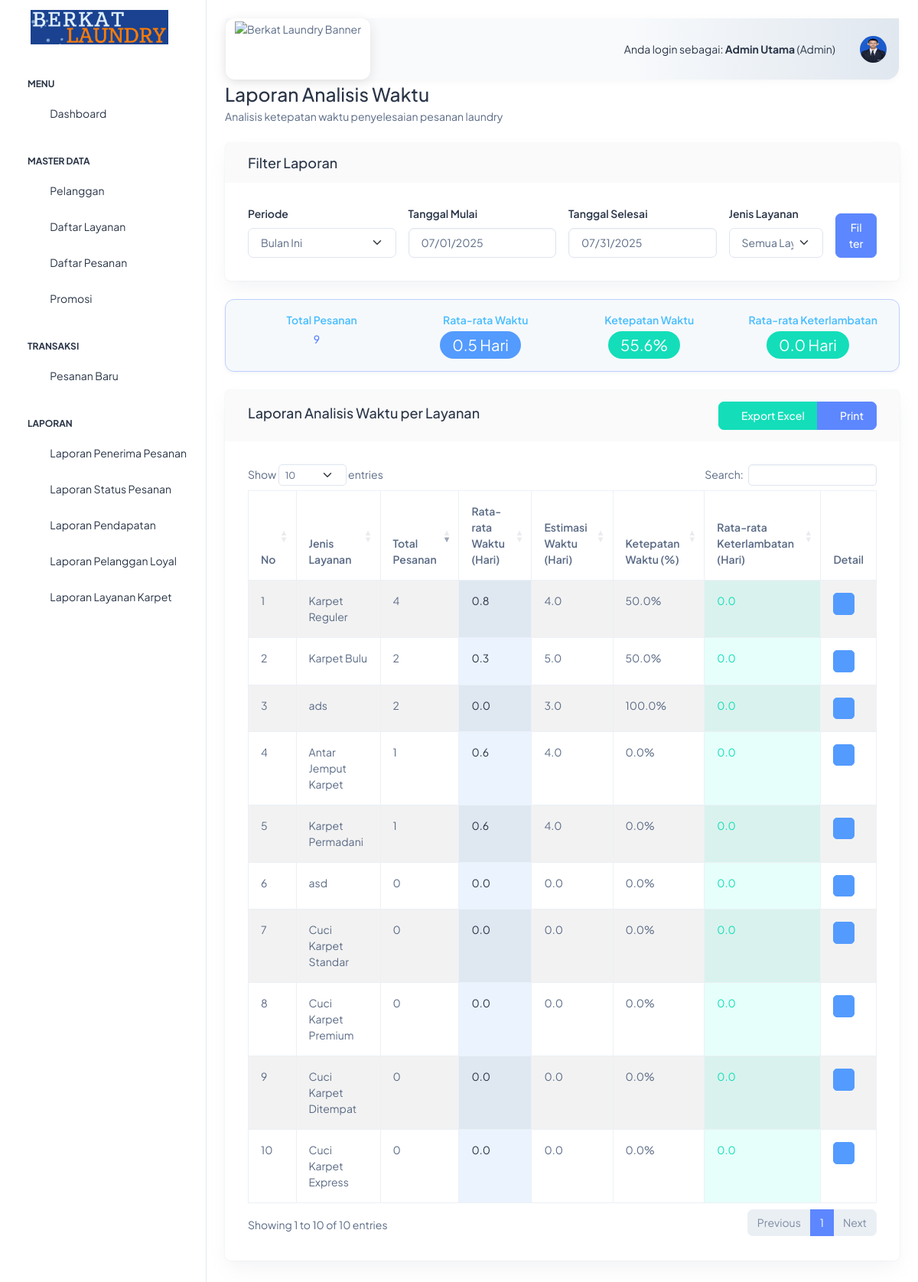
/index.php?page=laporan_analisis_waktu_read (signed in), run on the app's committed database.
### tables this page shows
CREATE TABLE `layanan` (
  `id_layanan` int(11) NOT NULL,
  `nama_layanan` varchar(255) NOT NULL,
  `deskripsi` text DEFAULT NULL,
  `harga_per_unit` decimal(10,2) NOT NULL,
  `satuan` varchar(50) NOT NULL,
  `estimasi_waktu_hari` int(11) DEFAULT NULL,
  `minimal_order_kuantitas` decimal(10,2) DEFAULT 0.00,
  `minimal_order_aktif` tinyint(1) NOT NULL DEFAULT 0,
  `created_at` timestamp NULL DEFAULT current_timestamp(),
  `updated_at` timestamp NULL DEFAULT current_timestamp() ON UPDATE current_timestamp()
);

### laporan/laporan_analisis_waktu.php (the view, shortened to what this page needs)
<?php
include "pengaturan/koneksi.php";
$start_date = isset($_GET['start_date']) ? $_GET['start_date'] : date('Y-m-01');
$end_date = isset($_GET['end_date']) ? $_GET['end_date'] : date('Y-m-d');
$jenis_layanan = isset($_GET['jenis_layanan']) ? $_GET['jenis_layanan'] : '';
?>
<link rel="stylesheet" href="https://cdn.datatables.net/1.13.6/css/dataTables.bootstrap5.min.css">
<div class="container-fluid mt-4">
    <div class="mb-4">
        <h3 class="mb-1">Laporan Analisis Waktu</h3>
        <div class="text-muted">Analisis ketepatan waktu penyelesaian pesanan laundry</div>
    </div>
    <div class="card mb-4">
        <div class="card-header">
            <h5 class="card-title mb-0"><i class="ti ti-filter-check"></i> Filter Laporan</h5>
        </div>
        <div class="card-body">
            <form method="GET" action="" class="row g-3 align-items-end" id="filterForm">
                <div class="col-md-3">
                    <label for="periode" class="form-label">Periode</label>
                    <select id="periode" name="periode" class="form-select">
                        <option value="bulan" <?= (!isset($_GET['periode']) || $_GET['periode']=='bulan')?'selected':''; ?>>Bulan Ini</option>
                    </select>
                </div>
                <div class="col-md-3">
                    <label for="start_date" class="form-label">Tanggal Mulai</label>
                    <input type="date" id="start_date" name="start_date" class="form-control" value="<?= htmlspecialchars($start_date) ?>" <?= (isset($_GET['periode']) && $_GET['periode']!='custom')?'readonly':''; ?> >
                </div>
                <div class="col-md-3">
                    <label for="end_date" class="form-label">Tanggal Selesai</label>
                    <input type="date" id="end_date" name="end_date" class="form-control" value="<?= htmlspecialchars($end_date) ?>" <?= (isset($_GET['periode']) && $_GET['periode']!='custom')?'readonly':''; ?> >
                </div>
                <div class="col-md-2">
                    <label for="jenis_layanan" class="form-label">Jenis Layanan</label>
                    <select id="jenis_layanan" name="jenis_layanan" class="form-select">
                        <option value="">Semua Layanan</option>
                    </select>
                </div>
                <div class="col-md-1 d-flex align-items-end">
                    <button type="submit" class="btn btn-primary w-100"><i class="ti ti-filter-check"></i> Filter</button>
                </div>
            </form>
        </div>
    </div>
    <div class="row mb-3">
        <?php
        $where = "WHERE p.tanggal_masuk BETWEEN '$start_date' AND '$end_date'";
        $query = "SELECT
                    COUNT(DISTINCT p.id_pesanan) as total_pesanan,
                    AVG(TIMESTAMPDIFF(HOUR, p.tanggal_masuk,
                        CASE
                            WHEN p.tanggal_selesai_aktual IS NOT NULL THEN p.tanggal_selesai_aktual
                            ELSE NOW()
                        END)) / 24 as rata_waktu_pengerjaan,
                    AVG(TIMESTAMPDIFF(HOUR, p.tanggal_masuk, p.tanggal_estimasi_selesai)) / 24 as rata_estimasi,
                    COUNT(DISTINCT CASE WHEN p.tanggal_selesai_aktual <= p.tanggal_estimasi_selesai THEN p.id_pesanan END) * 100.0 /
                    NULLIF(COUNT(DISTINCT p.id_pesanan), 0) as ketepatan_waktu,
                    AVG(CASE
                        WHEN p.tanggal_selesai_aktual > p.tanggal_estimasi_selesai THEN
                            TIMESTAMPDIFF(HOUR, p.tanggal_estimasi_selesai, p.tanggal_selesai_aktual) / 24.0
                        WHEN p.tanggal_selesai_aktual IS NULL AND NOW() > p.tanggal_estimasi_selesai THEN
                            TIMESTAMPDIFF(HOUR, p.tanggal_estimasi_selesai, NOW()) / 24.0
                        ELSE NULL
                    END) as rata_keterlambatan
                 FROM pesanan p
                 JOIN detail_pesanan dp ON p.id_pesanan = dp.id_pesanan
                 $where";
        $result = mysqli_query($konek, $query);
        $stats = mysqli_fetch_assoc($result);
        $is_overdue = $stats['rata_waktu_pengerjaan'] > $stats['rata_estimasi'];
        $rata_waktu = number_format($stats['rata_waktu_pengerjaan'], 1);
        $rata_estimasi = number_format($stats['rata_estimasi'], 1);
        $rata_keterlambatan = number_format($stats['rata_keterlambatan'], 1);
        $ketepatan_waktu = is_null($stats['ketepatan_waktu']) ? '0.0' : number_format($stats['ketepatan_waktu'], 1);
        ?>
        <div class="col-12">
        <div class="card shadow-sm border border-1 border-primary-subtle bg-light mb-2" style="border-radius:12px;">
            <div class="card-body py-3 px-3">
                <div class="row g-2 text-center">
                    <div class="col-md-3 col-6 mb-2 mb-md-0">
                        <div class="fw-semibold text-secondary mb-1"><i class="ti ti-list-details"></i> Total Pesanan</div>
                        <div class="fs-3 fw-bold text-primary" title="Total pesanan dalam periode ini"><?= $stats['total_pesanan'] ?></div>
                    </div>
                    <div class="col-md-3 col-6 mb-2 mb-md-0">
                        <div class="fw-semibold text-secondary mb-1"><i class="ti ti-clock"></i> Rata-rata Waktu</div>
                        <span class="badge rounded-pill <?= $is_overdue ? 'bg-danger' : 'bg-info' ?> text-white fs-6 px-3 py-2" title="<?= $is_overdue ? 'Melebihi estimasi '.$rata_estimasi.' hari' : 'Sesuai estimasi '.$rata_estimasi.' hari' ?>">
                            <?= $rata_waktu ?> Hari
                        </span>
                    </div>
                    <div class="col-md-3 col-6">
                        <div class="fw-semibold text-secondary mb-1"><i class="ti ti-check"></i> Ketepatan Waktu</div>
                        <span class="badge rounded-pill bg-success fs-6 px-3 py-2" title="Persentase pesanan selesai tepat waktu">
                            <?= $ketepatan_waktu ?>%
                        </span>
                    </div>
                    <div class="col-md-3 col-6">
                        <div class="fw-semibold text-secondary mb-1"><i class="ti ti-alert-circle"></i> Rata-rata Keterlambatan</div>
                        <span class="badge rounded-pill <?= ($rata_keterlambatan>0)?'bg-warning text-dark':'bg-success' ?> fs-6 px-3 py-2" title="Rata-rata hari keterlambatan pesanan">
                            <?= $rata_keterlambatan ?> Hari
                        </span>
                    </div>
                </div>
            </div>
        </div>
        </div>
    </div>
    <div class="card">
        <div class="card-header d-flex justify-content-between align-items-center">
            <h5 class="card-title">Laporan Analisis Waktu per Layanan</h5>
            <div class="btn-group">
                <a href="laporan/export_analisis_waktu.php?start_date=<?= $start_date ?>&end_date=<?= $end_date ?>&jenis_layanan=<?= $jenis_layanan ?>"
                   class="btn btn-success">
                    <i class="ti ti-file-export"></i> Export Excel
                </a>
                <a href="laporan/print_analisis_waktu.php?start_date=<?= $start_date ?>&end_date=<?= $end_date ?>&jenis_layanan=<?= $jenis_layanan ?>"
                   class="btn btn-primary" target="_blank">
                    <i class="ti ti-printer"></i> Print
                </a>
            </div>
        </div>
        <div class="card-body">
            <div class="table-responsive">
                <table id="laporanAnalisisTable" class="table table-bordered table-striped" style="width:100%;">
                    <thead>
                        <tr>
                            <th>No</th>
                            <th>Jenis Layanan</th>
                            <th>Total Pesanan</th>
                            <th>Rata-rata Waktu (Hari)</th>
                            <th>Estimasi Waktu (Hari)</th>
                            <th>Ketepatan Waktu (%)</th>
                            <th>Rata-rata Keterlambatan (Hari)</th>
                            <th>Detail</th>
                        </tr>
                    </thead>
                    <tbody>
                        <?php
                        $query = "SELECT
                                    l.id_layanan,
                                    l.nama_layanan,
                                    COUNT(DISTINCT p.id_pesanan) as total_pesanan,
                                    AVG(TIMESTAMPDIFF(HOUR, p.tanggal_masuk,
                                        CASE
                                            WHEN p.tanggal_selesai_aktual IS NOT NULL THEN p.tanggal_selesai_aktual
                                            ELSE NOW()
                                        END)) / 24 as rata_waktu,
                                    AVG(TIMESTAMPDIFF(HOUR, p.tanggal_masuk, p.tanggal_estimasi_selesai)) / 24 as rata_estimasi,
                                    COUNT(DISTINCT CASE WHEN p.tanggal_selesai_aktual <= p.tanggal_estimasi_selesai
                                          THEN p.id_pesanan END) * 100.0 /
                                    NULLIF(COUNT(DISTINCT p.id_pesanan), 0) as ketepatan_waktu,
                                    AVG(CASE
                                        WHEN p.tanggal_selesai_aktual > p.tanggal_estimasi_selesai THEN
                                            TIMESTAMPDIFF(HOUR, p.tanggal_estimasi_selesai, p.tanggal_selesai_aktual) / 24.0
                                        WHEN p.tanggal_selesai_aktual IS NULL AND NOW() > p.tanggal_estimasi_selesai THEN
                                            TIMESTAMPDIFF(HOUR, p.tanggal_estimasi_selesai, NOW()) / 24.0
                                        ELSE NULL
                                    END) as rata_keterlambatan
                                 FROM layanan l
                                 LEFT JOIN detail_pesanan dp ON l.id_layanan = dp.id_layanan
                                 LEFT JOIN pesanan p ON dp.id_pesanan = p.id_pesanan
                                    AND p.tanggal_masuk BETWEEN '$start_date' AND '$end_date'
                                 " . ($jenis_layanan ? "WHERE l.id_layanan = '" . mysqli_real_escape_string($konek, $jenis_layanan) . "'" : "") . "
                                 GROUP BY l.id_layanan, l.nama_layanan
                                 ORDER BY total_pesanan DESC";
                        $result = mysqli_query($konek, $query);
                        $no = 1;
                        while ($row = mysqli_fetch_assoc($result)) {
                            $rata_waktu_class = $row['rata_waktu'] > $row['rata_estimasi'] ? 'bg-light-warning text-dark' : 'bg-light-info text-dark';
                            $keterlambatan_class = '';
                            $keterlambatan_tooltip = '';
                            if ($row['rata_keterlambatan'] > 1) {
                                $keterlambatan_class = 'bg-light-danger text-danger';
                                $keterlambatan_tooltip = 'Keterlambatan signifikan, perlu perhatian.';
                            } elseif ($row['rata_keterlambatan'] > 0) {
                                $keterlambatan_class = 'bg-light-warning text-dark';
                                $keterlambatan_tooltip = 'Ada sedikit keterlambatan.';
                            } else {
                                $keterlambatan_class = 'bg-light-success text-success';
                                $keterlambatan_tooltip = 'Pengerjaan lebih cepat dari estimasi.';
                            }
                            echo "<tr>";
                            echo "<td>" . $no++ . "</td>";
                            echo "<td data-bs-toggle='tooltip' title='Layanan " . htmlspecialchars($row['nama_layanan']) . "'>" . htmlspecialchars($row['nama_layanan']) . "</td>";
                            echo "<td data-bs-toggle='tooltip' title='Total " . number_format($row['total_pesanan']) . " pesanan dalam periode ini'>" . number_format($row['total_pesanan']) . "</td>";
                            echo "<td class='" . $rata_waktu_class . "' data-bs-toggle='tooltip' title='Rata-rata pengerjaan: " . number_format($row['rata_waktu'], 1) . " hari'>"
                                 . number_format($row['rata_waktu'], 1) . "</td>";
                            echo "<td data-bs-toggle='tooltip' title='Estimasi standar: " . number_format($row['rata_estimasi'], 1) . " hari'>"
                                 . number_format($row['rata_estimasi'], 1) . "</td>";
                            echo "<td data-bs-toggle='tooltip' title='" . number_format($row['ketepatan_waktu'], 1) . "% pesanan selesai tepat waktu'>"
                                 . number_format($row['ketepatan_waktu'], 1) . "%</td>";
                            echo "<td class='" . $keterlambatan_class . "' data-bs-toggle='tooltip' title='" . $keterlambatan_tooltip . "'>" .
                                 number_format($row['rata_keterlambatan'], 1) . "</td>";
                            echo "<td>
                                    <button type='button' class='btn btn-info btn-sm' onclick='showDetailWaktu(\"" . $row['id_layanan'] . "\")' data-bs-toggle='tooltip' title='Lihat detail pesanan'>
                                    <i class='ti ti-list-details'></i>
                                    </button>
                                  </td>";
                            echo "</tr>";
                        }
                        ?>
                    </tbody>
                </table>
            </div>
        </div>
    </div>
</div>

### assets/css/logo-custom.css (style rules this page uses)
body { padding-top: 0 !important; }

### data on the page
layanan: nama_layanan "Karpet Reguler", total_pesanan "4", rata_waktu "0.8", rata_estimasi "4.0", ketepatan_waktu "50.0", rata_keterlambatan "0.0"
layanan: nama_layanan "Karpet Bulu", total_pesanan "2", rata_waktu "0.3", rata_estimasi "5.0", ketepatan_waktu "50.0", rata_keterlambatan "0.0"
layanan: nama_layanan "ads", total_pesanan "2", rata_waktu "0.0", rata_estimasi "3.0", ketepatan_waktu "100.0", rata_keterlambatan "0.0"
layanan: nama_layanan "Antar Jemput Karpet", total_pesanan "1", rata_waktu "0.6", rata_estimasi "4.0", ketepatan_waktu "0.0", rata_keterlambatan "0.0"
layanan: nama_layanan "Karpet Permadani", total_pesanan "1", rata_waktu "0.6", rata_estimasi "4.0", ketepatan_waktu "0.0", rata_keterlambatan "0.0"
layanan: nama_layanan "asd", total_pesanan "0", rata_waktu "0.0", rata_estimasi "0.0", ketepatan_waktu "0.0", rata_keterlambatan "0.0"
layanan: nama_layanan "Cuci Karpet Standar", total_pesanan "0", rata_waktu "0.0", rata_estimasi "0.0", ketepatan_waktu "0.0", rata_keterlambatan "0.0"
layanan: nama_layanan "Cuci Karpet Premium", total_pesanan "0", rata_waktu "0.0", rata_estimasi "0.0", ketepatan_waktu "0.0", rata_keterlambatan "0.0"
layanan: nama_layanan "Cuci Karpet Ditempat", total_pesanan "0", rata_waktu "0.0", rata_estimasi "0.0", ketepatan_waktu "0.0", rata_keterlambatan "0.0"
layanan: nama_layanan "Cuci Karpet Express", total_pesanan "0", rata_waktu "0.0", rata_estimasi "0.0", ketepatan_waktu "0.0", rata_keterlambatan "0.0"

### other printed values
$_SESSION['nama_lengkap'] "Admin Utama"
$_SESSION['role'] "Admin"
$stats['total_pesanan'] "9"
$rata_waktu "0.5"
$ketepatan_waktu "55.6"
$rata_keterlambatan "0.0"
